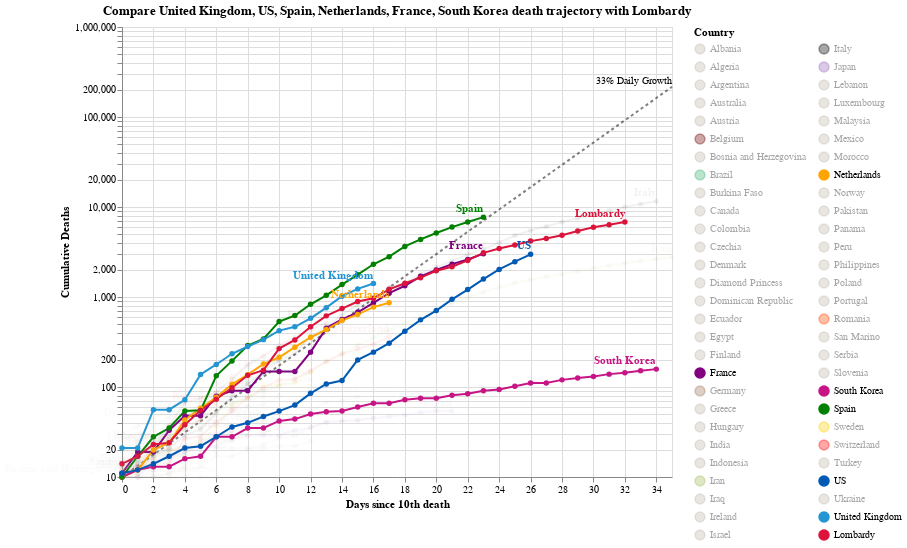

The cell this chart's notebook holds for it:
### Markdown cell above
## Learning From Lombardy, Italy

Lombardy, a region of Italy with a population of only 10 million people, has reached over 5,000 deaths due to Covid-19. At its highest daily death toll, Lombardy had 546 deaths in one day. This shows that the virus has a high mortality rate even on a small demographic scale, likely due to overwhelmed healthcare services.

Where does your country stand in comparison to Lombardy?  

Click (Shift+ for multiple) on Countries legend to filter the visualization.

### Code cell
#hide_input
chart5 = make_since_chart(['United Kingdom', 'US', 'Spain', 'Netherlands', 'France', 'South Korea'], ['Lombardy'])
chart5

### Figure 1 — Vega-Lite specification as saved in the notebook (floating-point values rounded to 4 significant figures; data arrays with more than 128 entries replaced by an {"elided": "..."} marker saying what was removed)
{"config": {"view": {"continuousWidth": 400, "continuousHeight": 300}}, "layer": [{"mark": {"type": "line", "color": "black", "opacity": 0.5, "strokeDash": [3, 3]}, "encoding": {"x": {"type": "quantitative", "field": "Days since 10th death"}, "y": {"type": "quantitative", "field": "Confirmed Cases"}}}, {"mark": {"type": "text", "align": "right", "dy": -6, "fontSize": 10, "text": "33% Daily Growth"}, "encoding": {"x": {"type": "quantitative", "field": "Days since 10th death"}, "y": {"type": "quantitative", "field": "Confirmed Cases"}}, "transform": [{"filter": "(datum['Days since 10th death'] >= 35)"}]}, {"data": {"name": "data-538788b11e99b7fe5f77b9700becb21f"}, "mark": {"type": "line", "point": true}, "encoding": {"color": {"type": "nominal", "field": "Country", "legend": {"columns": 2, "symbolLimit": 100}, "scale": {"domain": ["Albania", "Algeria", "Argentina", "Australia", "Austria", "Belgium", "Bosnia and Herzegovina", "Brazil", "Burkina Faso", "Canada", "Colombia", "Czechia", "Denmark", "Diamond Princess", "Dominican Republic", "Ecuador", "Egypt", "Finland", "France", "Germany", "Greece", "Hungary", "India", "Indonesia", "Iran", "Iraq", "Ireland", "Israel", "Italy", "Japan", "Lebanon", "Luxembourg", "Malaysia", "Mexico", "Morocco", "Netherlands", "Norway", "Pakistan", "Panama", "Peru", "Philippines", "Poland", "Portugal", "Romania", "San Marino", "Serbia", "Slovenia", "South Korea", "Spain", "Sweden", "Switzerland", "Turkey", "US", "Ukraine", "United Kingdom", "Lombardy"], "range": ["#C1B7AD", "#C1B7AD", "#C1B7AD", "#C1B7AD", "#C1B7AD", "#6f0000", "#C1B7AD", "mediumseagreen", "#C1B7AD", "#C1B7AD", "#C1B7AD", "#C1B7AD", "#C1B7AD", "#C1B7AD", "#C1B7AD", "#C1B7AD", "#C1B7AD", "#C1B7AD", "purple", "#9D755D", "#C1B7AD", "#C1B7AD", "#C1B7AD", "#C1B7AD", "#A1BA59", "#C1B7AD", "#C1B7AD", "#C1B7AD", "black", "#9467bd", "#C1B7AD", "#C1B7AD", "#C1B7AD", "#C1B7AD", "#C1B7AD", "orange", "#C1B7AD", "#C1B7AD", "#C1B7AD", "#C1B7AD", "#C1B7AD", "#C1B7AD", "#C1B7AD", "#FF4500", "#C1B7AD", "#C1B7AD", "#C1B7AD", "#C71585", "green", "#FFCD00", "#ff0000", "#C1B7AD", "#0059B3", "#C1B7AD", "#2495D3", "#DC143C"]}}, "opacity": {"condition": {"value": 1, "selection": "selector006"}, "value": 0.05}, "tooltip": [{"type": "nominal", "field": "Country"}, {"type": "temporal", "field": "Date"}, {"type": "quantitative", "field": "Confirmed Cases"}, {"type": "quantitative", "field": "Days since 10th death"}], "x": {"type": "quantitative", "field": "Days since 10th death"}, "y": {"type": "quantitative", "axis": {"title": "Cumulative Deaths"}, "field": "Confirmed Cases", "scale": {"type": "log"}}}, "height": 450, "selection": {"selector006": {"type": "multi", "fields": ["Country"], "bind": "legend", "init": [{"Country": "United Kingdom"}, {"Country": "US"}, {"Country": "Spain"}, {"Country": "Netherlands"}, {"Country": "France"}, {"Country": "South Korea"}, {"Country": "Lombardy"}]}}, "width": 550}, {"data": {"name": "data-538788b11e99b7fe5f77b9700becb21f"}, "mark": {"type": "text", "align": "right", "dy": -8, "fontWeight": "bold"}, "encoding": {"color": {"type": "nominal", "field": "Country", "legend": {"columns": 2, "symbolLimit": 100}, "scale": {"domain": ["Albania", "Algeria", "Argentina", "Australia", "Austria", "Belgium", "Bosnia and Herzegovina", "Brazil", "Burkina Faso", "Canada", "Colombia", "Czechia", "Denmark", "Diamond Princess", "Dominican Republic", "Ecuador", "Egypt", "Finland", "France", "Germany", "Greece", "Hungary", "India", "Indonesia", "Iran", "Iraq", "Ireland", "Israel", "Italy", "Japan", "Lebanon", "Luxembourg", "Malaysia", "Mexico", "Morocco", "Netherlands", "Norway", "Pakistan", "Panama", "Peru", "Philippines", "Poland", "Portugal", "Romania", "San Marino", "Serbia", "Slovenia", "South Korea", "Spain", "Sweden", "Switzerland", "Turkey", "US", "Ukraine", "United Kingdom", "Lombardy"], "range": ["#C1B7AD", "#C1B7AD", "#C1B7AD", "#C1B7AD", "#C1B7AD", "#6f0000", "#C1B7AD", "mediumseagreen", "#C1B7AD", "#C1B7AD", "#C1B7AD", "#C1B7AD", "#C1B7AD", "#C1B7AD", "#C1B7AD", "#C1B7AD", "#C1B7AD", "#C1B7AD", "purple", "#9D755D", "#C1B7AD", "#C1B7AD", "#C1B7AD", "#C1B7AD", "#A1BA59", "#C1B7AD", "#C1B7AD", "#C1B7AD", "black", "#9467bd", "#C1B7AD", "#C1B7AD", "#C1B7AD", "#C1B7AD", "#C1B7AD", "orange", "#C1B7AD", "#C1B7AD", "#C1B7AD", "#C1B7AD", "#C1B7AD", "#C1B7AD", "#C1B7AD", "#FF4500", "#C1B7AD", "#C1B7AD", "#C1B7AD", "#C71585", "green", "#FFCD00", "#ff0000", "#C1B7AD", "#0059B3", "#C1B7AD", "#2495D3", "#DC143C"]}}, "opacity": {"condition": {"value": 1, "selection": "selector006"}, "value": 0.05}, "text": {"type": "nominal", "field": "Country"}, "tooltip": [{"type": "nominal", "field": "Country"}, {"type": "temporal", "field": "Date"}, {"type": "quantitative", "field": "Confirmed Cases"}, {"type": "quantitative", "field": "Days since 10th death"}], "x": {"type": "quantitative", "field": "Days since 10th death"}, "y": {"type": "quantitative", "axis": {"title": "Cumulative Deaths"}, "field": "Confirmed Cases", "scale": {"type": "log"}}}, "height": 450, "transform": [{"filter": "(datum['Date'] >= 1585526400000)"}], "width": 550}], "data": {"name": "data-81222402b509d6790d554fae0a2b79b7"}, "title": "Compare United Kingdom, US, Spain, Netherlands, France, South Korea death trajectory with Lombardy", "$schema": "https://vega.github.io/schema/vega-lite/v4.0.2.json", "datasets": {"data-81222402b509d6790d554fae0a2b79b7": [{"Days since 10th death": 0, "Confirmed Cases": 10.0}, {"Days since 10th death": 1, "Confirmed Cases": 13.3}, {"Days since 10th death": 2, "Confirmed Cases": 17.69}, {"Days since 10th death": 3, "Confirmed Cases": 23.53}, {"Days since 10th death": 4, "Confirmed Cases": 31.29}, {"Days since 10th death": 5, "Confirmed Cases": 41.62}, {"Days since 10th death": 6, "Confirmed Cases": 55.35}, {"Days since 10th death": 7, "Confirmed Cases": 73.61}, {"Days since 10th death": 8, "Confirmed Cases": 97.91}, {"Days since 10th death": 9, "Confirmed Cases": 130.2}, {"Days since 10th death": 10, "Confirmed Cases": 173.2}, {"Days since 10th death": 11, "Confirmed Cases": 230.3}, {"Days since 10th death": 12, "Confirmed Cases": 306.4}, {"Days since 10th death": 13, "Confirmed Cases": 407.4}, {"Days since 10th death": 14, "Confirmed Cases": 541.9}, {"Days since 10th death": 15, "Confirmed Cases": 720.7}, {"Days since 10th death": 16, "Confirmed Cases": 958.6}, {"Days since 10th death": 17, "Confirmed Cases": 1275.0}, {"Days since 10th death": 18, "Confirmed Cases": 1696.0}, {"Days since 10th death": 19, "Confirmed Cases": 2255.0}, {"Days since 10th death": 20, "Confirmed Cases": 2999.0}, {"Days since 10th death": 21, "Confirmed Cases": 3989.0}, {"Days since 10th death": 22, "Confirmed Cases": 5306.0}, {"Days since 10th death": 23, "Confirmed Cases": 7056.0}, {"Days since 10th death": 24, "Confirmed Cases": 9385.0}, {"Days since 10th death": 25, "Confirmed Cases": 12480.0}, {"Days since 10th death": 26, "Confirmed Cases": 16600.0}, {"Days since 10th death": 27, "Confirmed Cases": 22080.0}, {"Days since 10th death": 28, "Confirmed Cases": 29370.0}, {"Days since 10th death": 29, "Confirmed Cases": 39060.0}, {"Days since 10th death": 30, "Confirmed Cases": 51950.0}, {"Days since 10th death": 31, "Confirmed Cases": 69090.0}, {"Days since 10th death": 32, "Confirmed Cases": 91890.0}, {"Days since 10th death": 33, "Confirmed Cases": 122200.0}, {"Days since 10th death": 34, "Confirmed Cases": 162500.0}, {"Days since 10th death": 35, "Confirmed Cases": 216200.0}], "data-538788b11e99b7fe5f77b9700becb21f": {"elided": "613 records"}}}
